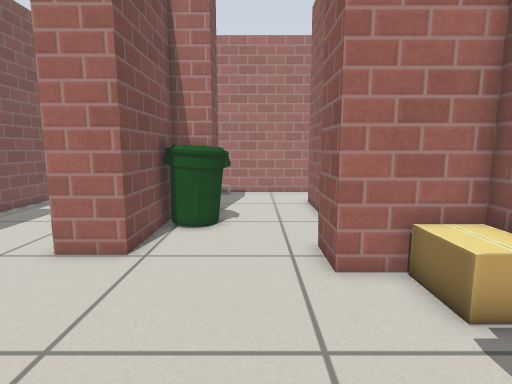
View 1 (above)

22 first-person views from a walk through a Gazebo world. The camera is 0.72 m above the floor, tilts 8° down and sees 80° across. The lines on the ground mark 1 m squares. The floor is counted in squares, 0.25 m on a side. Each view is taken from the middle of a square. On the plan, view 1 faces up. The plan holds only what a view shows up to about 20 squares ahead; the rest is blank. The place goes on beyond the plan. Gazebo's built-in surfaces are drawn with simple patterns.

View 2
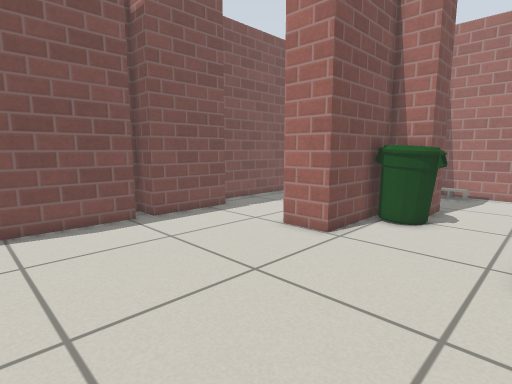

View 3
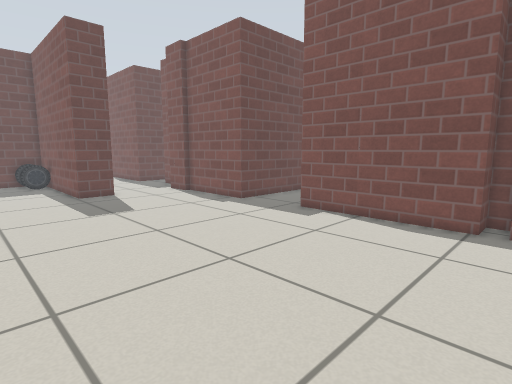

View 4
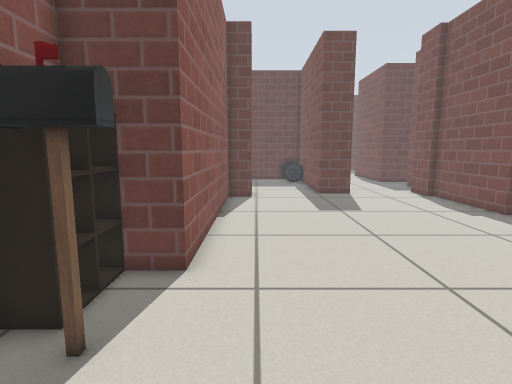

View 5
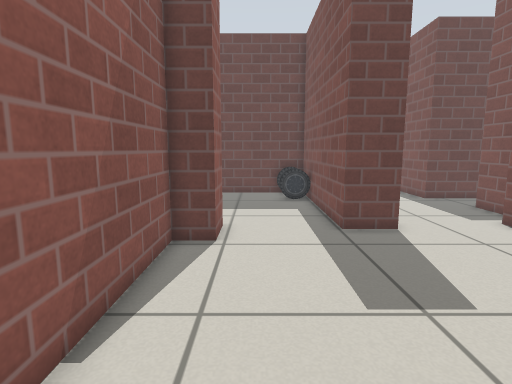

View 6
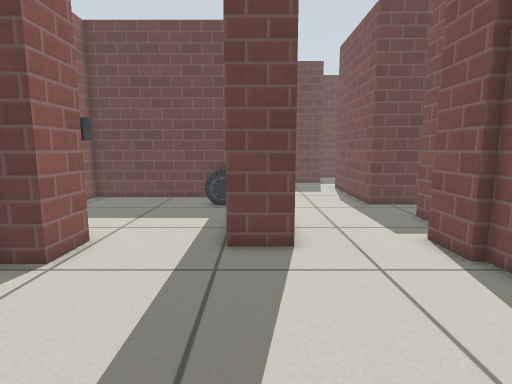

View 7
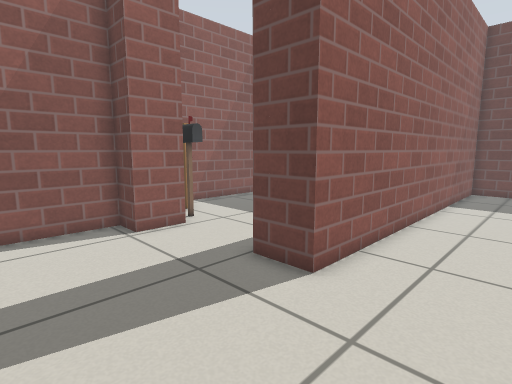

View 8
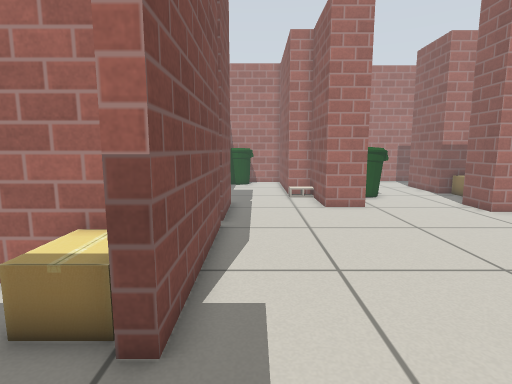

View 9
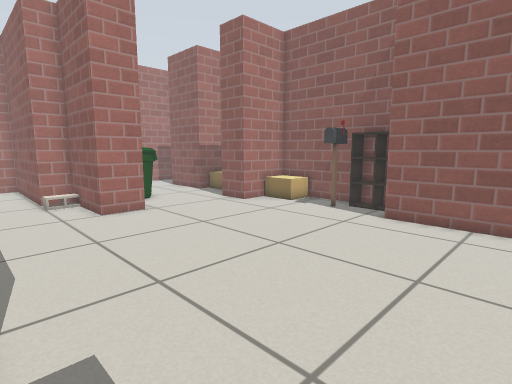

View 10
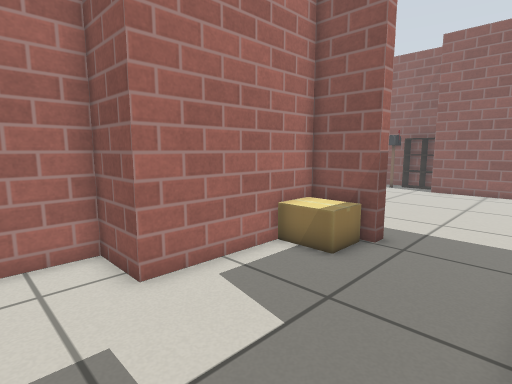

View 11
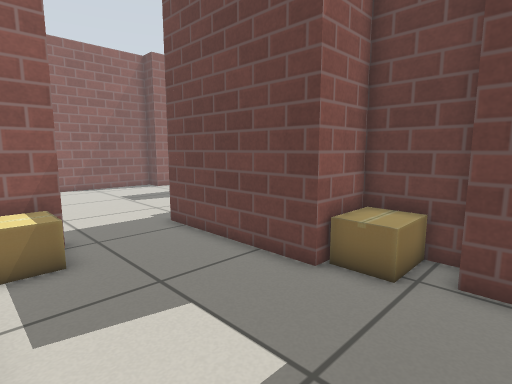

View 12
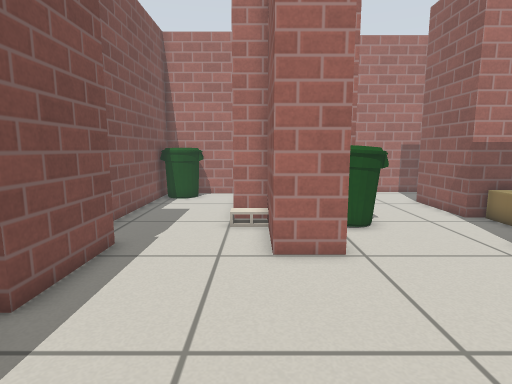

View 13
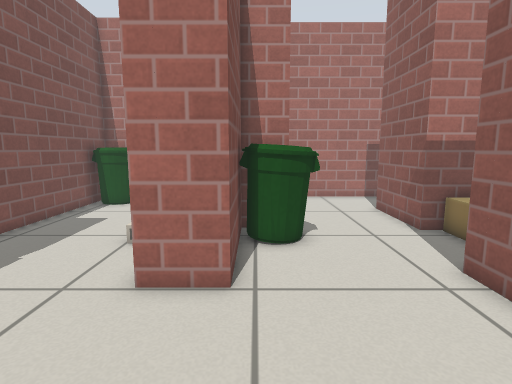

View 14
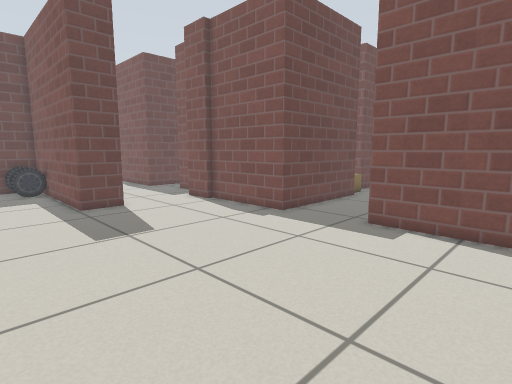

View 15
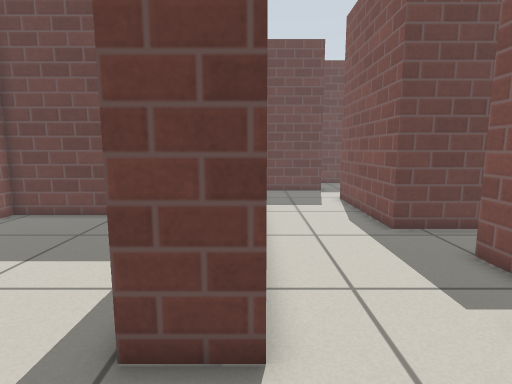

View 16
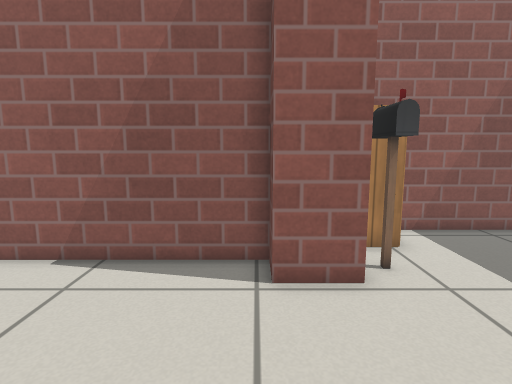

View 17
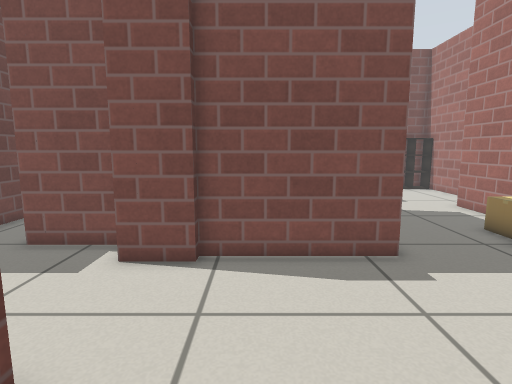

View 18
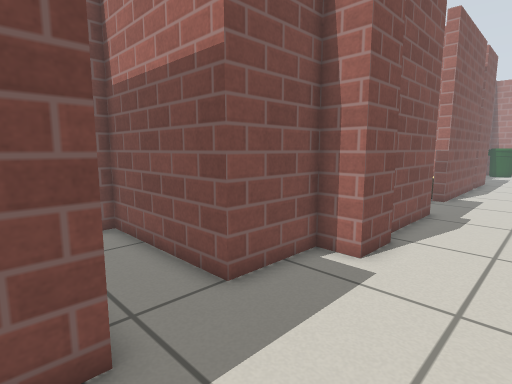

View 19
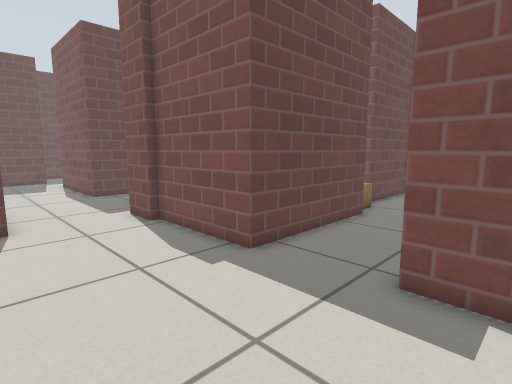

View 20
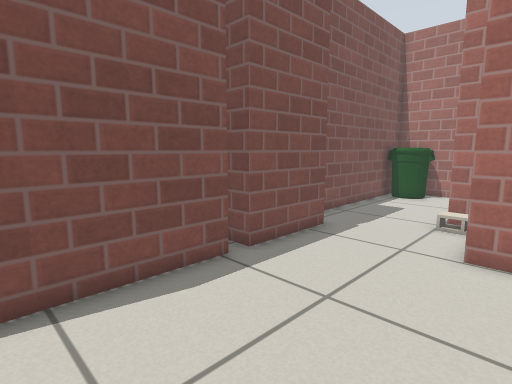

View 21
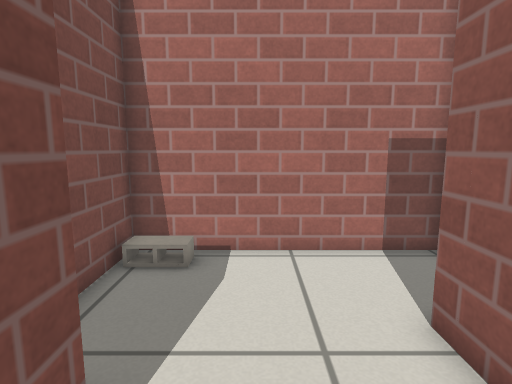

View 22
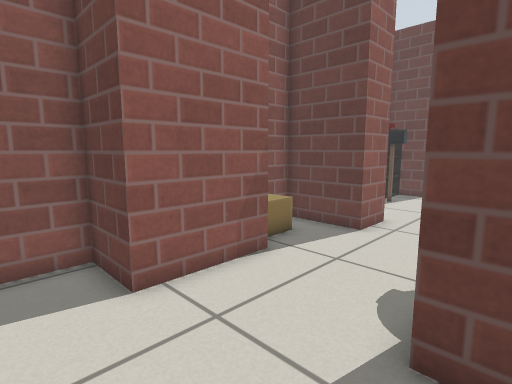

### Floor plan
Points are (right, up) in squares from view 1. A wall is a line through its corners. A room is listed if a view was taken in it or the views show most of it. See-through windows are left out.
Room 1 (views 1, 2, 3, 4, 5, 6, 7, 8, 9, 12, 13, 14, 15, 16, 17, 18, 19, 20)
walls: (-11.4, -7.2) (-9.9, -7.2) (-9.9, -12.5); (-9.5, -12.5) (-9.5, -14.5) (-10.9, -14.5) (-10.9, -17.9) (-17.3, -17.9); (1.3, -13.5) (1.3, -12.3) (2.7, -12.3) (2.7, -1) (5.3, -1) (5.3, 4.5); (-10.3, 4.3) (-10.3, -3.1) (-10.9, -3.1); (-3.5, 8.1) (-5.5, 8.1) (-5.5, 9.5); (-10.3, 9.1) (-10.3, 5.1); (5.3, 6.4) (5.3, 6.8) (1.9, 6.8); (-14.6, -20.7) (-9.9, -20.7) (-9.9, -27.5); (-5.1, -27.5) (-5.1, -13.7) (-3.1, -13.7)
low walls: (4.1, -1) (4.1, 1.5) (5.1, 1.5); (4, 0.3) (4.5, 0.3)
ways out: opening at (-10.5, -5) to room 2; opening at (-1, 8.5) to room 3; opening at (-8, 8.5) to room 4; opening at (-1, -14)
objects: postbox (3, 2) to (4, 2); cardboard box (4, 5) to (5, 6)
Room 2 (views 10, 11)
walls: (-19.5, -9.6) (-16.9, -9.6) (-16.9, -7.2) (-11.4, -7.2); (-21.5, -8.2) (-19.6, -8.2); (-10.9, -3.1) (-10.9, -0.8) (-17.3, -0.8) (-17.3, 1.6) (-21.5, 1.6)
ways out: opening at (-10.5, -5) to room 1
objects: cardboard box (-19, -9) to (-18, -8); cardboard box (-13, -3) to (-12, -1)
Room 3 (views 21, 22)
walls: (-1.8, 15) (-1.8, 13) (-3.5, 13) (-3.5, 8.1); (4.7, 12.7) (2.9, 12.7) (2.9, 16.6) (5.3, 16.6) (5.3, 18.5); (1.9, 6.8) (1.9, 8.8) (5.3, 8.8) (5.3, 10.1); (5.2, 20.5) (-3.5, 20.5) (-3.5, 17.6)
low walls: (-2.9, 15) (-1.8, 15)
ways out: opening at (-1, 8.5) to room 1
objects: bin (-3, 11) to (-1, 12); cinder block (-2, 19); cardboard box (4, 11) to (5, 12)
Room 4 (no view inside)
walls: (-5.5, 9.5) (-5.5, 12.4) (-6.9, 12.4) (-6.9, 19.9) (-11.7, 19.9) (-11.7, 10.1)
ways out: opening at (-8, 8.5) to room 1
objects: bin (-11, 17) to (-9, 19)

Positions as (right, up) in squares from view 1, and headings:
1: (0, 0), facing up
2: (2, -1), facing up-left
3: (2, 6), facing down-left
4: (1, 6), facing down
5: (0, -3), facing down
6: (-4, -5), facing down
7: (-9, -8), facing down-right
8: (-9, -7), facing up
9: (-10, -6), facing up-right
10: (-20, -7), facing up-right
11: (-21, -1), facing down-right
12: (-6, 0), facing up
13: (-3, 2), facing up
14: (1, 2), facing down-left
15: (-5, -10), facing down
16: (-5, -12), facing right
17: (-2, -11), facing left
18: (-6, -22), facing up-left
19: (-4, -1), facing down-left
20: (-4, -1), facing up-left
21: (0, 12), facing up
22: (-3, 19), facing down-right
